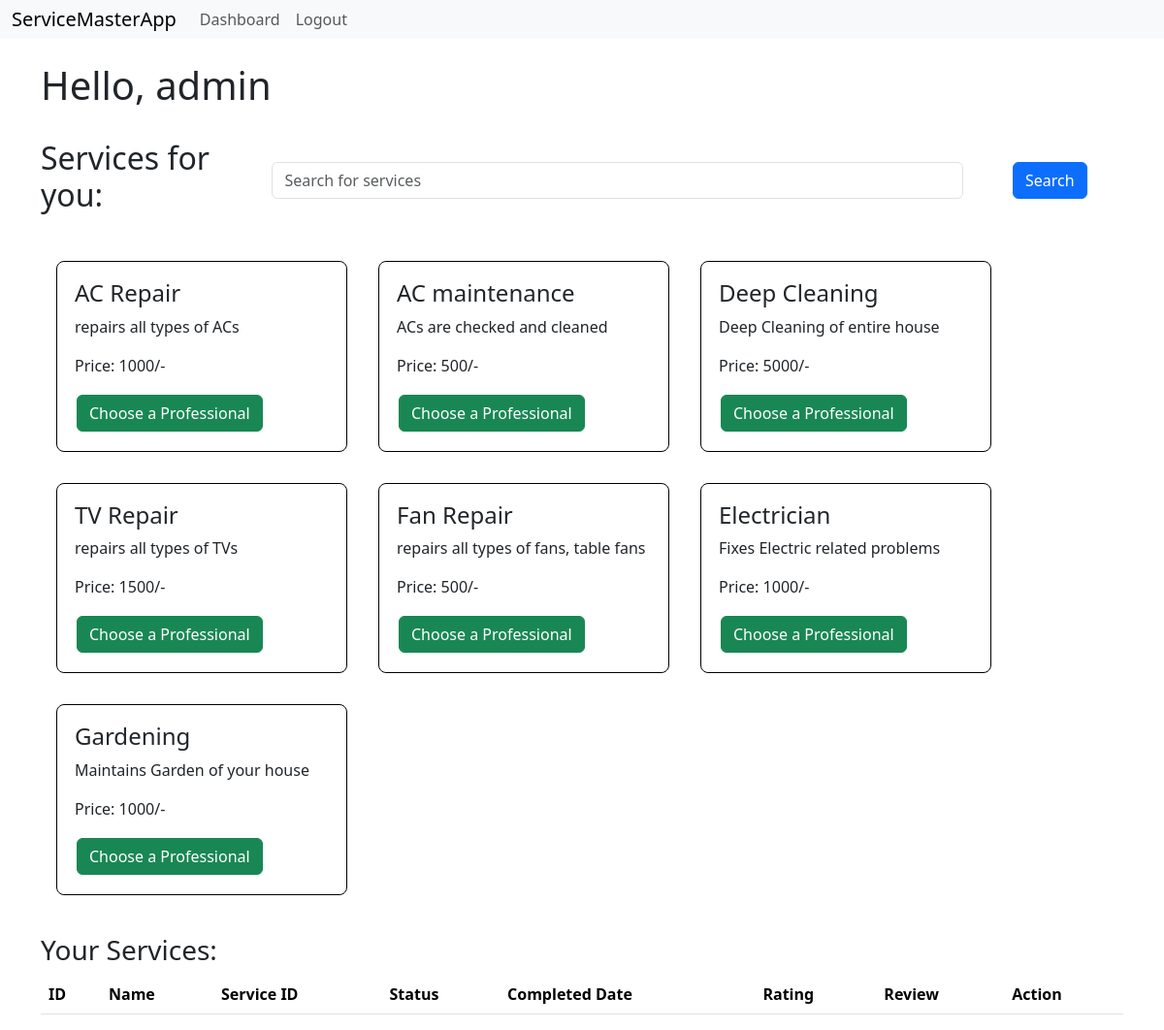
The page /cdashboard (signed in) on the database its author committed.
### models.py (models this page shows, shortened)
class Customer(db.Model):
    __tablename__='customer'
    id=db.Column(db.Integer, primary_key=True)
    username=db.Column(db.String(32), nullable=False, unique=True)
    passwordhash=db.Column(db.String(512), nullable=False)
    name=db.Column(db.String(64), nullable=False)
    pincode=db.Column(db.String(8), nullable=False)
    utype=db.Column(db.String(16), nullable=False, default='Customer')
    is_admin = db.Column(db.Boolean, nullable=False, default=False)
    @property
    def password(self):
        raise AttributeError('password is not a readable attribute')

class Service(db.Model):
    __tablename__='service'
    id=db.Column(db.Integer,primary_key=True)
    name=db.Column(db.String(32),nullable=False)
    price=db.Column(db.Integer, nullable=False)
    description=db.Column(db.String(512), nullable=False)
    time=db.Column(db.Integer,nullable=False)
    professionals=db.relationship('Professional', backref='service', lazy=True)

### routes.py (the view)
@app.route('/cdashboard')
@auth_required
def cdashboard():
    user=Customer.query.get(session['user_id'])
    search=request.args.get('search')
    if not search:
        return render_template('cdashboard.html',user=user, services=Service.query.all(), professional=Professional.query.filter_by(status='Approved'), servreq=ServiceRequest.query.filter_by(cuser=user.username))
    return render_template('cdashboard.html',user=user, services=Service.query.filter(Service.name.ilike('%' + search + '%')).all(), professional=Professional.query.filter_by(status='Approved'), servreq=ServiceRequest.query.filter_by(cuser=user.username))

### routes.py (called while the page is built)
def auth_required(func):
    @wraps(func)
    def inner(*args, **kwargs):
        if 'user_id' not in session:
            flash('Please Login')
            return redirect(url_for('login'))
        return func(*args, **kwargs)
    return inner

### templates/cdashboard.html (shortened to what this page needs)
{% extends 'layout.html' %}
{% block content %}
<br>
<h1>Hello, {{user.name}}</h1>
<br>
<div class="heading">
    <h2>Services for you:</h2>
    <div class="container-fluid">
        <form class="searchbar">
        <input type="text" class="form-control" id="search" name="search" placeholder="Search for services">
        <button type="submit" class="btn btn-primary">Search</button>
        </form>
    </div>
</div>
<br>
<div class="service-list">
    {% for s in services %}
    <div class="service">
        <div class="service-info">
            <h4>{{s.name}}</h4>
            <p>{{s.description}}</p>
            <p>Price: {{s.price}}/-</p>
            <form action="{{url_for('cservices', service_id=s.id)}}" method="POST" class="profbutton">
                <input type="submit" value="Choose a Professional" class="btn btn-success">
            </form>
        </div>
        </div>
    {% endfor %}
</div>
<br>
<h3>Your Services:</h3>
<table class="table">
    <thead>
        <th>ID</th>
        <th>Name</th>
        <th>Service ID</th>
        <th>Status</th>
        <th>Completed Date</th>
        <th>Rating</th>
        <th>Review</th>
        <th>Action</th>
    </thead>
</table>
{% endblock %}

### templates/cdashboard.html (style rules this page uses)
.service-list { display: flex; flex-wrap: wrap; justify-content: start; }
.service { width: 300px; margin: 16px; padding: 16px; border: 1px solid #000; border-radius: 8px; display: flex; flex-direction: column; justify-content: start; align-items: flex-start; }
.service-info { display: flex; flex-direction: column; align-items: flex-start; padding: 2px; }
.profbutton { display: flex; flex-direction: column; align-items: flex-start; padding: 2px; }
.searchbar { width: 100%; display: flex; flex-direction: row; justify-content: space-around; }
#search { width: 80%; }
.heading { display: flex; flex-direction: row; align-items: center; }

### rows shown on the page
Customer: name "admin"
Service: name "AC Repair", description "repairs all types of ACs", price "1000"
Service: name "AC maintenance", description "ACs are checked and cleaned", price "500"
Service: name "Deep Cleaning", description "Deep Cleaning of entire house", price "5000"
Service: name "TV Repair", description "repairs all types of TVs", price "1500"
Service: name "Fan Repair", description "repairs all types of fans, table fans", price "500"
Service: name "Electrician", description "Fixes Electric related problems", price "1000"
Service: name "Gardening", description "Maintains Garden of your house", price "1000"
